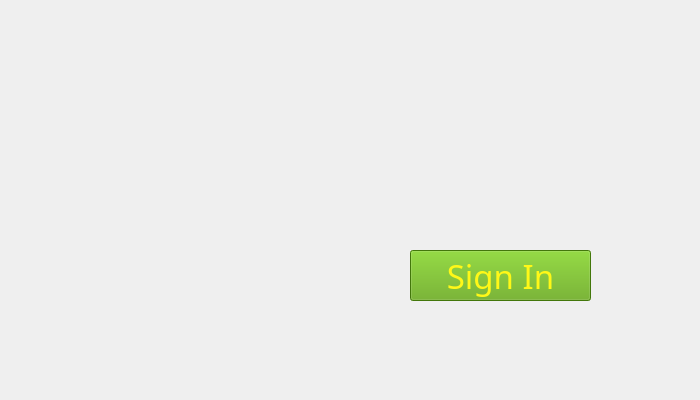
<?xml version="1.0" encoding="UTF-8"?>
<ui version="4.0">
 <class>MainWindow</class>
 <widget class="QMainWindow" name="MainWindow">
  <property name="enabled">
   <bool>true</bool>
  </property>
  <property name="geometry">
   <rect>
    <x>0</x>
    <y>0</y>
    <width>700</width>
    <height>400</height>
   </rect>
  </property>
  <property name="minimumSize">
   <size>
    <width>700</width>
    <height>400</height>
   </size>
  </property>
  <property name="maximumSize">
   <size>
    <width>700</width>
    <height>400</height>
   </size>
  </property>
  <property name="baseSize">
   <size>
    <width>0</width>
    <height>0</height>
   </size>
  </property>
  <property name="windowTitle">
   <string>MainWindow</string>
  </property>
  <widget class="QWidget" name="centralwidget">
   <widget class="QLabel" name="label">
    <property name="geometry">
     <rect>
      <x>0</x>
      <y>0</y>
      <width>701</width>
      <height>401</height>
     </rect>
    </property>
    <property name="text">
     <string/>
    </property>
    <property name="pixmap">
     <pixmap>../../images/webpage.png</pixmap>
    </property>
    <property name="scaledContents">
     <bool>true</bool>
    </property>
   </widget>
   <widget class="QPushButton" name="pushButtonSignIn">
    <property name="geometry">
     <rect>
      <x>410</x>
      <y>250</y>
      <width>181</width>
      <height>51</height>
     </rect>
    </property>
    <property name="font">
     <font>
      <family>Berlin Sans FB</family>
      <pointsize>25</pointsize>
      <weight>50</weight>
      <italic>false</italic>
      <bold>false</bold>
     </font>
    </property>
    <property name="whatsThis">
     <string>&lt;html&gt;&lt;head/&gt;&lt;body&gt;&lt;p&gt;&lt;span style=&quot; color:#005500;&quot;&gt;Sign Up&lt;/span&gt;&lt;/p&gt;&lt;/body&gt;&lt;/html&gt;</string>
    </property>
    <property name="styleSheet">
     <string notr="true">background-color: rgb(94, 167, 15);
color: rgb(255, 248, 23);</string>
    </property>
    <property name="text">
     <string>Sign In</string>
    </property>
   </widget>
  </widget>
 </widget>
 <resources/>
 <connections/>
</ui>
